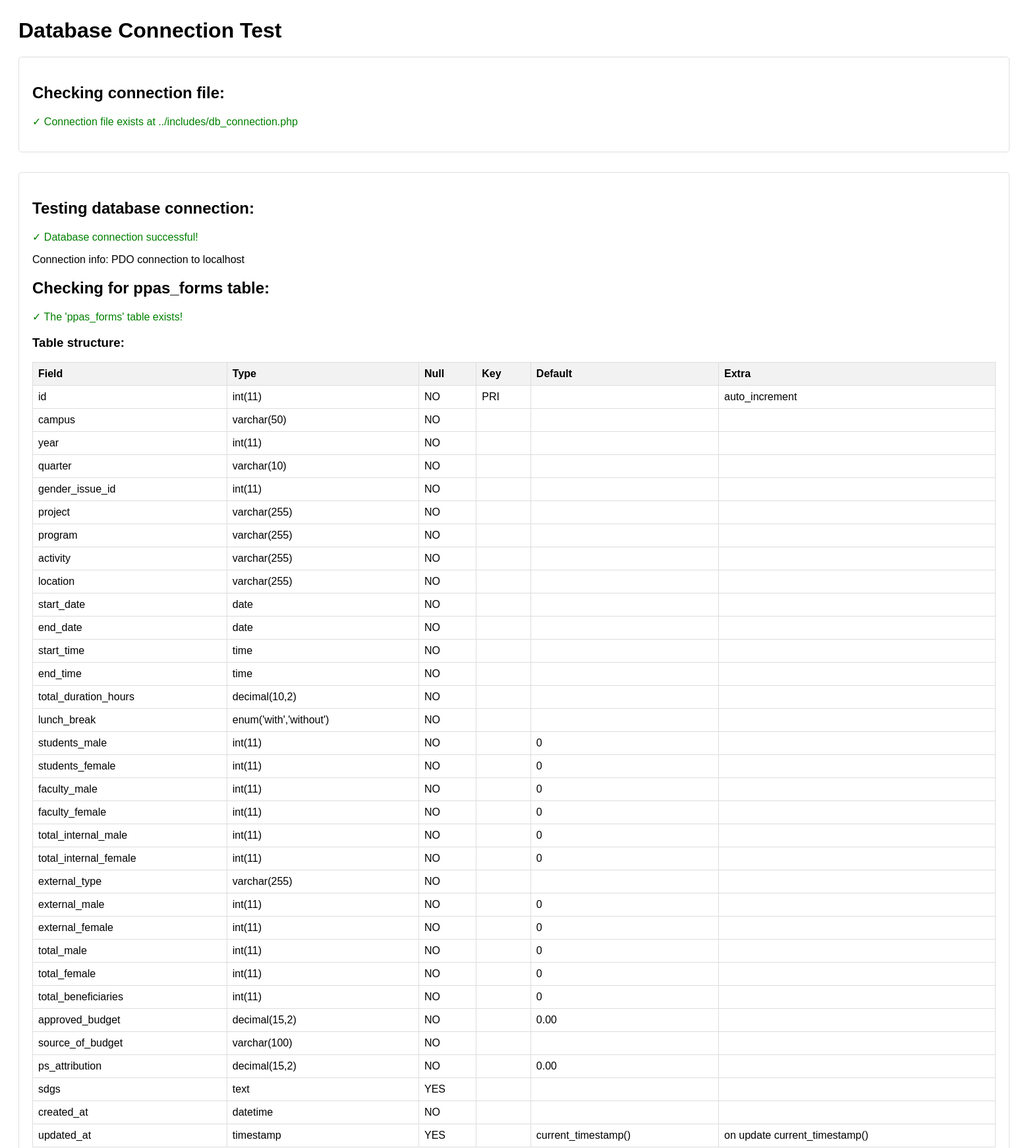
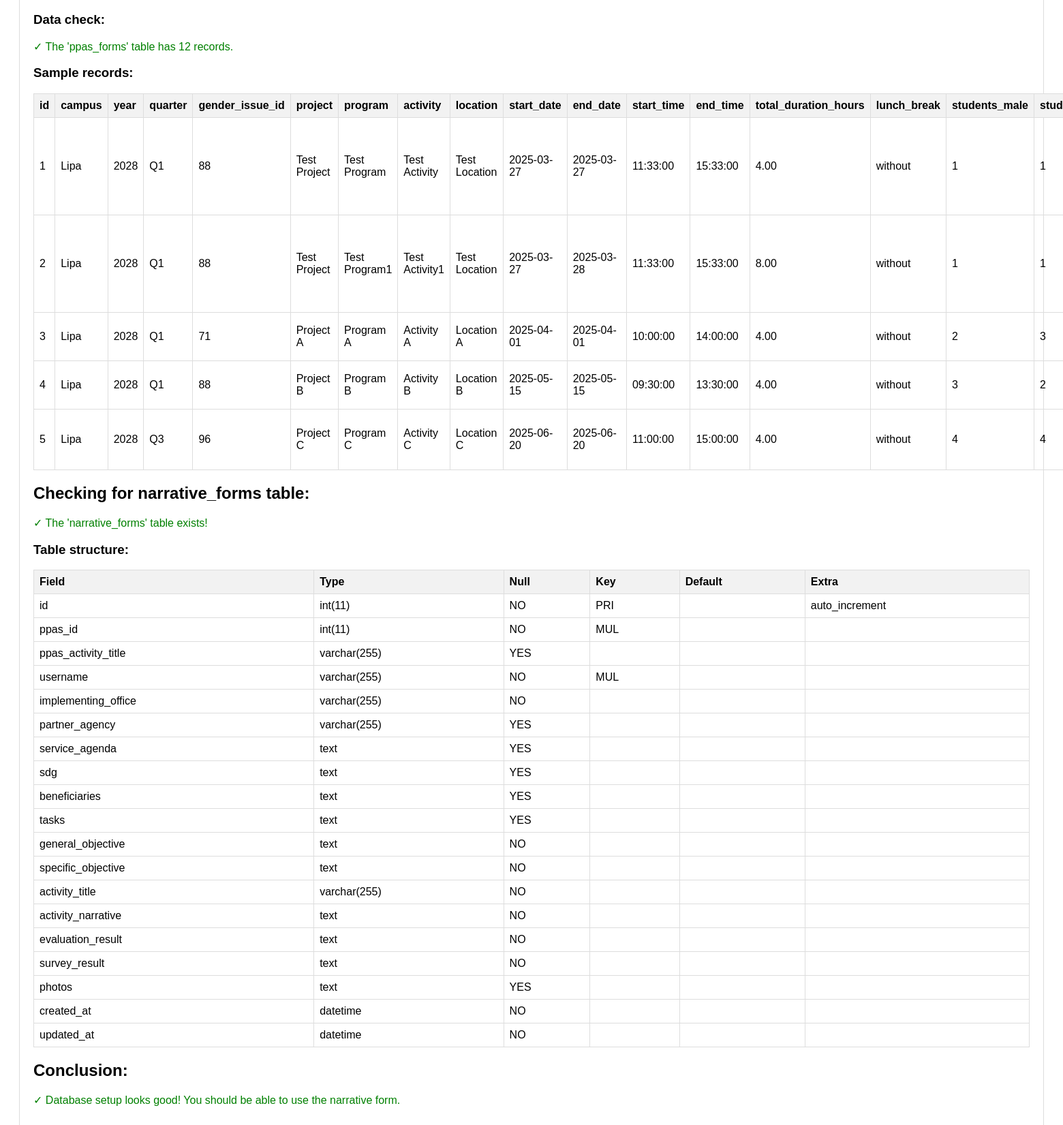
/narrative/test_database.php, run on the app's committed database (2 pictures, top to bottom).
### tables this page shows
CREATE TABLE IF NOT EXISTS `ppas_forms` (
  `id` int NOT NULL AUTO_INCREMENT,
  `campus` varchar(50) NOT NULL,
  `year` int NOT NULL,
  `quarter` varchar(10) NOT NULL,
  `gender_issue_id` int NOT NULL,
  `project` varchar(255) NOT NULL,
  `program` varchar(255) NOT NULL,
  `activity` varchar(255) NOT NULL,
  `location` varchar(255) NOT NULL,
  `start_date` date NOT NULL,
  `end_date` date NOT NULL,
  `start_time` time NOT NULL,
  `end_time` time NOT NULL,
  `total_duration_hours` decimal(10,2) NOT NULL,
  `lunch_break` enum('with','without') NOT NULL,
  `students_male` int NOT NULL DEFAULT '0',
  `students_female` int NOT NULL DEFAULT '0',
  `faculty_male` int NOT NULL DEFAULT '0',
  `faculty_female` int NOT NULL DEFAULT '0',
  `total_internal_male` int NOT NULL DEFAULT '0',
  `total_internal_female` int NOT NULL DEFAULT '0',
  `external_type` varchar(255) NOT NULL,
  `external_male` int NOT NULL DEFAULT '0',
  `external_female` int NOT NULL DEFAULT '0',
  `total_male` int NOT NULL DEFAULT '0',
  `total_female` int NOT NULL DEFAULT '0',
  `total_beneficiaries` int NOT NULL DEFAULT '0',
  `approved_budget` decimal(15,2) NOT NULL DEFAULT '0.00',
  `source_of_budget` varchar(100) NOT NULL,
  `ps_attribution` decimal(15,2) NOT NULL DEFAULT '0.00',
  `sdgs` text,
  `created_at` datetime NOT NULL,
  `updated_at` timestamp NULL DEFAULT CURRENT_TIMESTAMP ON UPDATE CURRENT_TIMESTAMP,
  PRIMARY KEY (`id`)
);

### narrative/test_database.php (the view, shortened to what this page needs)
<?php
echo "<h1>Database Connection Test</h1>";
echo "<div class='section'>";
echo "<h2>Checking connection file:</h2>";
if (file_exists('../includes/db_connection.php')) {
    echo "<p class='success'>✓ Connection file exists at ../includes/db_connection.php</p>";
}
echo "</div>";
echo "<div class='section'>";
echo "<h2>Testing database connection:</h2>";
try {
    include_once '../includes/db_connection.php';
    echo "<p class='success'>✓ Database connection successful!</p>";
    echo "<p>Connection info: PDO connection to " . DB_HOST . "</p>";
    echo "<h2>Checking for ppas_forms table:</h2>";
    $tableCheckQuery = "SHOW TABLES LIKE 'ppas_forms'";
    $tableCheckStmt = $conn->prepare($tableCheckQuery);
    $tableCheckStmt->execute();
    if ($tableCheckStmt->rowCount() == 0) {
        echo "<p class='error'>✗ The 'ppas_forms' table doesn't exist in the database.</p>";
        echo "<div class='action-box'>
            <h4>How to fix:</h4>
            <p>Run the SQL script in <code>narrative/ppas_forms_table.sql</code> to create the table.</p>
            <p>You can do this by:</p>
            <ol>
                <li>Opening phpMyAdmin (usually at <a href='http://localhost/phpmyadmin' target='_blank'>http://localhost/phpmyadmin</a>)</li>
                <li>Selecting your database ('gad_db')</li>
                <li>Clicking on the 'SQL' tab</li>
                <li>Pasting the contents of the SQL file and clicking 'Go'</li>
            </ol>
        </div>";
    } else {
        echo "<p class='success'>✓ The 'ppas_forms' table exists!</p>";
        echo "<h3>Table structure:</h3>";
        $structureQuery = "DESCRIBE ppas_forms";
        $structureStmt = $conn->prepare($structureQuery);
        $structureStmt->execute();
        echo "<table>";
        echo "<tr><th>Field</th><th>Type</th><th>Null</th><th>Key</th><th>Default</th><th>Extra</th></tr>";
        while ($row = $structureStmt->fetch(PDO::FETCH_ASSOC)) {
            echo "<tr>";
            echo "<td>" . $row['Field'] . "</td>";
            echo "<td>" . $row['Type'] . "</td>";
            echo "<td>" . $row['Null'] . "</td>";
            echo "<td>" . $row['Key'] . "</td>";
            echo "<td>" . $row['Default'] . "</td>";
            echo "<td>" . $row['Extra'] . "</td>";
            echo "</tr>";
        }
        echo "</table>";
        echo "<h3>Data check:</h3>";
        $countQuery = "SELECT COUNT(*) as total FROM ppas_forms";
        $countStmt = $conn->prepare($countQuery);
        $countStmt->execute();
        $countRow = $countStmt->fetch(PDO::FETCH_ASSOC);
        $totalRecords = $countRow['total'];
        if ($totalRecords == 0) {
            echo "<p class='warning'>⚠ The 'ppas_forms' table exists but has no records.</p>";
            echo "<div class='action-box'>
                <h4>How to fix:</h4>
                <p>Run the INSERT statements in <code>narrative/ppas_forms_table.sql</code> to add sample data.</p>
            </div>";
        } else {
            echo "<p class='success'>✓ The 'ppas_forms' table has " . $totalRecords . " records.</p>";
            echo "<h3>Sample records:</h3>";
            $sampleQuery = "SELECT * FROM ppas_forms LIMIT 5";
            $sampleStmt = $conn->prepare($sampleQuery);
            $sampleStmt->execute();
            echo "<table>";
            $firstRow = $sampleStmt->fetch(PDO::FETCH_ASSOC);
            if ($firstRow) {
                echo "<tr>";
                foreach (array_keys($firstRow) as $column) {
                    echo "<th>" . htmlspecialchars($column) . "</th>";
                }
                echo "</tr>";
                echo "<tr>";
                foreach ($firstRow as $value) {
                    echo "<td>" . htmlspecialchars($value) . "</td>";
                }
                echo "</tr>";
                while ($row = $sampleStmt->fetch(PDO::FETCH_ASSOC)) {
                    echo "<tr>";
                    foreach ($row as $value) {
                        echo "<td>" . htmlspecialchars($value) . "</td>";
                    }
                    echo "</tr>";
                }
            }
            echo "</table>";
        }
    }
    echo "<h2>Checking for narrative_forms table:</h2>";
    $tableCheckQuery = "SHOW TABLES LIKE 'narrative_forms'";
    $tableCheckStmt = $conn->prepare($tableCheckQuery);
    $tableCheckStmt->execute();
    if ($tableCheckStmt->rowCount() == 0) {
        echo "<p class='error'>✗ The 'narrative_forms' table doesn't exist in the database.</p>";
        echo "<div class='action-box'>
            <h4>How to fix:</h4>
            <p>Run the SQL script in <code>narrative/narrative_table.sql</code> to create the table.</p>
            <p>You can do this by:</p>
            <ol>
                <li>Opening phpMyAdmin (usually at <a href='http://localhost/phpmyadmin' target='_blank'>http://localhost/phpmyadmin</a>)</li>
                <li>Selecting your database ('gad_db')</li>
                <li>Clicking on the 'SQL' tab</li>
                <li>Pasting the contents of the SQL file and clicking 'Go'</li>
            </ol>
        </div>";
    } else {
        echo "<p class='success'>✓ The 'narrative_forms' table exists!</p>";
        echo "<h3>Table structure:</h3>";
        $structureQuery = "DESCRIBE narrative_forms";
        $structureStmt = $conn->prepare($structureQuery);
        $structureStmt->execute();
        echo "<table>";
        echo "<tr><th>Field</th><th>Type</th><th>Null</th><th>Key</th><th>Default</th><th>Extra</th></tr>";
        while ($row = $structureStmt->fetch(PDO::FETCH_ASSOC)) {
            echo "<tr>";
            echo "<td>" . $row['Field'] . "</td>";
            echo "<td>" . $row['Type'] . "</td>";
            echo "<td>" . $row['Null'] . "</td>";
            echo "<td>" . $row['Key'] . "</td>";
            echo "<td>" . $row['Default'] . "</td>";
            echo "<td>" . $row['Extra'] . "</td>";
            echo "</tr>";
        }
        echo "</table>";
    }
    echo "<h2>Conclusion:</h2>";
    if ($tableCheckStmt->rowCount() == 0 || $totalRecords == 0) {
        echo "<p class='warning'>⚠ There are issues that need to be fixed. Please follow the instructions above.</p>";
        echo "<div class='action-box'>
            <h4>Next steps:</h4>
            <ol>
                <li>Run the SQL scripts to create missing tables or add data</li>
                <li>Refresh this page to verify the fixes</li>
                <li>Try using the narrative form again</li>
            </ol>
        </div>";
    } else {
        echo "<p class='success'>✓ Database setup looks good! You should be able to use the narrative form.</p>";
    }
} catch (Exception $e) {
    echo "<p class='error'>✗ Error: " . $e->getMessage() . "</p>";
    echo "<div class='action-box'>
        <h4>How to fix:</h4>
        <p>The error above indicates an issue with your database connection or configuration. Common solutions:</p>
        <ul>
            <li>Make sure your database server (MySQL/MariaDB) is running</li>
            <li>Check that the database name, username, and password in db_connection.php are correct</li>
            <li>Verify that the database exists and the user has proper permissions</li>
        </ul>
    </div>";
}
echo "</div>";
?>

### narrative/test_database.php (style rules this page uses)
.section { margin-bottom: 30px; border: 1px solid #ddd; padding: 20px; border-radius: 5px; }
.success { color: green; }
table { border-collapse: collapse; width: 100%; }
th, td { border: 1px solid #ddd; padding: 8px; text-align: left; }
th { background-color: #f2f2f2; }

### data on the page
ppas_forms: campus "Lipa", year "2028", quarter "Q1", gender_issue "88", project "Test Project", program "Test Program", activity "Test Activity", location "Test Location", start_time "11:33:00", end_time "15:33:00", total_duration_hours "4.00", lunch_break "without"
ppas_forms: value "2", campus "Lipa", year "2028", quarter "Q1", gender_issue "88", project "Test Project", program "Test Program1", activity "Test Activity1", location "Test Location", start_date "2025-03-27", end_date "2025-03-28", start_time "11:33:00", end_time "15:33:00", total_duration_hours "8.00", lunch_break "without", value "1"
ppas_forms: value "3", campus "Lipa", year "2028", quarter "Q1", gender_issue "71", project "Project A", program "Program A", activity "Activity A", location "Location A", value "2025-04-01", start_time "10:00:00", end_time "14:00:00", total_duration_hours "4.00", lunch_break "without", value "2"
ppas_forms: value "4", campus "Lipa", year "2028", quarter "Q1", gender_issue "88", project "Project B", program "Program B", activity "Activity B", location "Location B", value "2025-05-15", start_time "09:30:00", end_time "13:30:00", total_duration_hours "4.00", lunch_break "without", value "3", value "2"
ppas_forms: id "5", campus "Lipa", year "2028", quarter "Q3", gender_issue "96", project "Project C", program "Program C", activity "Activity C", location "Location C", value "2025-06-20", start_time "11:00:00", end_time "15:00:00", total_duration_hours "4.00", lunch_break "without", value "4"

### other printed values
DB_HOST "localhost"
$row['Field'] "id"
$row['Type'] "int(11)"
$row['Null'] "NO"
$row['Key'] "PRI"
$row['Extra'] "auto_increment"
$row['Field'] "campus"
$row['Type'] "varchar(50)"
$row['Field'] "year"
$row['Field'] "quarter"
$row['Type'] "varchar(10)"
$row['Field'] "gender_issue_id"
$row['Field'] "project"
$row['Type'] "varchar(255)"
$row['Field'] "program"
